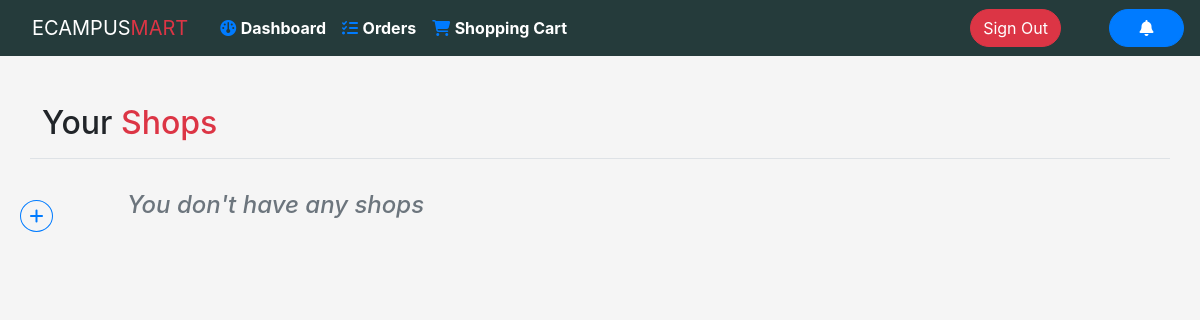
Page /Farouq/shops (signed in) on the earlier database version.
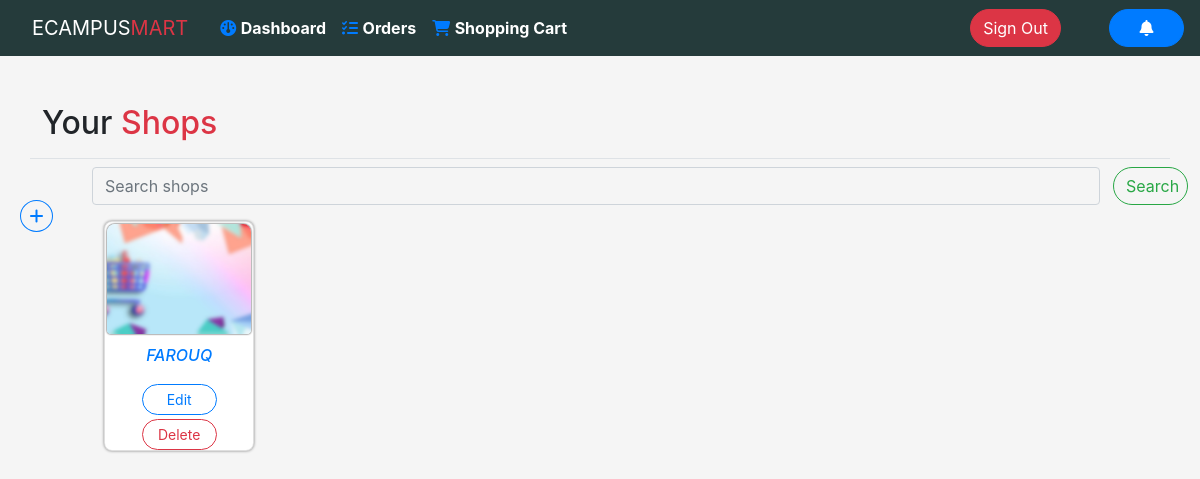
Same page on the later database version.
### main/models.py (models this page shows, shortened)
class Store(models.Model):
    name = models.CharField(max_length=30, null=True)
    owner = models.ForeignKey(
        User, on_delete=models.CASCADE, related_name='shops')
    date_created = models.DateField(auto_now_add=True)
    picture = models.ImageField(upload_to='store_logos/', null=True, blank=True, default='/store_logos/shop.jpg')
    category = models.CharField(max_length=200, null=True)
    class Meta:
        ordering = ['-date_created']
    def get_unprocessed_orders(self):
        return self.orders.filter(delivery_date=None)
    def get_slug(self):
        return slugify(self.name)

### main/views.py (the view)
# urls.py: path('<str:username>/shops', views.your_shops, name='my_shops'),
@login_required(login_url="signin")
def your_shops(request, username):
    user = User.objects.get(username=username)
    if not user == request.user:
        return HttpResponseRedirect(request.META.get("HTTP_REFERER"))
    shops = user.shops.all()  # type: ignore
    search_query = request.GET.get("q") if request.GET.get("q") != None else ""
    if search_query != "":
        shops = shops.filter(Q(name__icontains=search_query))
        if shops.count() == 0:
            messages.info(request, "You have no such shops.")
        else:
            messages.success(
                request, f'Search results for "{search_query}" found: {shops.count()}'
            )
    elif search_query == "" and shops.count() == 0:
        messages.error(request, "You don't have any shops")
    context = {"shops": shops, "search_query": search_query}
    return render(request, "main/my_shops.html", context)

### main/models.py (called while the page is built)
    def get_pending_deliveries_count(self):
        return len([order for order in self.orders_placed.all() if order.get_status() == 'Approved, Pending Delivery' ])

    def get_new_notifications(self):
        return self.notifications.filter(is_read=False)

### main/templates/main/my_shops.html (shortened to what this page needs)
{% extends 'main/base.html' %}
{% load static %}
{% block content %}
<div class="container">
  <div class="row">
    <h1 class="h2 border-bottom pt-1 pb-3">
      <span>Your</span>
      <span class="text-danger"> Shops</span>
    </h1>
  </div>
</div>
<div class="big-container">
  <div id="main-container">
    <div class="container-fluid">
      {% if search_query == '' and shops.count > 0 %}
      <div class="row">
        <form method="GET" action="" id="form-section" class="d-flex" role="search">
          <input name="q" maxlength="30" class="form-control me-2" type="search" placeholder="Search shops" aria-label="Search">
          <button class="btn btn-outline-success" style="margin-left: 5px" type="submit">Search</button>
        </form>
      </div>
      {% endif %}
      <div class="row">
        <div class="col column">
          {% if messages %}
          <ul>
            {% for message in messages %}
            <h4 class="mt-4 text-muted" style="font-style:italic;">{{message}}</h4>
            {% endfor %}
          </ul>
          {% endif %}
        </div>
      </div>
      <div class="new-row mt-3">
        {% for shop in shops %}
          {% if shop.picture %}
        <div>
        <a href="{% url 'shop' shop.owner.username shop.get_slug %}">
          <div class="test-shop-container card  mb-2">
          <div class="shop-image-section">
            <div class="image-item">
              <img src="{{shop.picture.url}}" alt="{{shop.picture.url}}" class="shop_image">
            </div>
          </div>
          <div class="shop-info-section">
            <div class="card-item h6 text-primary shop_name" style="text-align:center;font-style:italic; padding:10px;">{{shop.name|truncatechars:12}}</div>
          </a>
            <button style="margin-bottom: 0.3rem;" type="button" onclick="change_action('{{shop.get_slug}}', '{{shop.id}}', '{{shop.owner.username}}', '{{shop.get_slug}}')" class="btn btn-outline-primary btn-sm" data-bs-toggle="modal" data-bs-target="#edit_shop_modal">
              Edit
            </button>
            <button type="button" onclick="change_href('{{shop.id}}', '{{shop.owner.username}}', '{{shop.get_slug}}')" class="btn btn-outline-danger btn-sm" data-bs-toggle="modal" data-bs-target="#general_modal">
              Delete
            </button>
          </div>
        </div>
    </div>
        {% endif %}
        {% endfor %}
      </div>
    </div>
  </div>
</div>
<nav id="test_div">
  <div class="side-icon-container">
    <a class="btn btn-outline-primary sidebar-btn mb-2" href="{% url 'create_shop'%}">
      <i class="fa fa-plus"></i>
    </a>
  </div>
</nav>
{% endblock %}

### main/templates/main/base.html (shortened to what this page needs)
{% load static %}
<!DOCTYPE html>
<html lang="en">
<head>
    <link href="https://cdn.jsdelivr.net/npm/bootstrap@5.0.2/dist/css/bootstrap.min.css" rel="stylesheet">
    <link rel="stylesheet" href="https://cdn.jsdelivr.net/npm/bootstrap@4.5.3/dist/css/bootstrap.min.css">
    <link rel="stylesheet" href="https://cdnjs.cloudflare.com/ajax/libs/font-awesome/6.2.0/css/all.min.css" />
</head>
<body>
    <header id="nav-container">
      {% block nav %}
      <nav class="navbar navbar-expand-lg navbar-light fixed-top">
        <a class="navbar-brand mx-3" href="#"><span class="text-white">ECAMPUS</span><span class="text-danger">MART</span></a>
            <div class="collapse navbar-collapse" id="navbarSupportedContent">
              <ul class="navbar-nav mr-auto mx-2">
                {% if request.user.is_authenticated %}
                <li class="nav-item active">
                  <a class="nav-link" href="{% url 'dashboard' %}"> <span class="text-primary"><i class="fa fa-dashboard"></i></span> <span id="dashboard_active" class="span-text text-white fw-bold"> Dashboard</span> </a>
                </li>
                {% endif %}
                {% if request.user.is_authenticated %}
                <li class="nav-item active">
                  <a class="nav-link" href="{% url 'orders' request.user.username %}"> <span class="text-primary"><i class="fa-solid fa-list-check"></i></span>
                     <span class="span-text text-white fw-bold">Orders</span>
                  </a>
                </li>
                <li class="nav-item active">
                  <a class="nav-link" href="{% url 'my_cart' %}"> <span class="text-primary"><i class="fa-solid fa-shopping-cart"></i></span>
                     <span class="span-text text-white fw-bold">Shopping Cart</span>
                  </a>
                </li>
                {% else %}
                 <li class="nav-item active">
                  <a class="nav-link" href="{% url 'home' %}"><span class="text-primary"><i class="fa fa-home"></i></span> <span class="span-text text-white fw-bold">Home</span> </a>
                </li>
                {% endif %}
              </ul>
              {% if request.user.is_authenticated %}
            <a href="{% url 'signout' %}" style="width: fit-content;margin-right: 3rem;color: white;" class="btn btn-danger">
              Sign Out
            </a>
            <div type="button" class="btn btn-primary position-relative" type="button" data-bs-toggle="offcanvas" data-bs-target="#offcanvasRight" aria-controls="offcanvasRight">
              <i class="fa-solid fa-bell"></i></span>
            </div>
            {% endif %}
            </div>
        </nav>
        {% endblock %}
    </header>
 <main>
   {% block content %}
   {% endblock %}
 </main>
</body>
</html>

### main/templates/main/my_shops.html (style rules this page uses)
.new-row { display:grid; justify-content: space-around; grid-template-columns: repeat(auto-fill, 150px); column-gap: 1rem; row-gap: 0.5rem; }
::placeholder { text-transform: none; }
[class*="btn"] { border-radius: 20px; width:75px; }
input[type="search"], input[type="search"]:focus { text-transform: uppercase; background-color: transparent; }
a { text-decoration:none; }
[class*="sidebar-btn"] { border-radius:50%; width: 33px; padding:7px 7px 7px 7px; display:flex; justify-content:center; align-items:center; }
.test-shop-container { position:relative; display:flex; flex-direction:column; border-radius:8px; box-shadow: 0 0 3px gray; }
.shop-image-section img { width:100%; height:110px; object-fit:cover; border-radius:8px 8px 4px 4px; box-shadow:0 0 2px black; }
.shop-image-section { padding:2px; }
.shop-info-section { display:flex; flex-direction:column; justify-content: center; align-items:center; }

Differences in the rows shown:
added Store: picture (picture), name "FAROUQ"
Other differences:
text now shown: "Search"
list line gone: "You don't have any shops"
